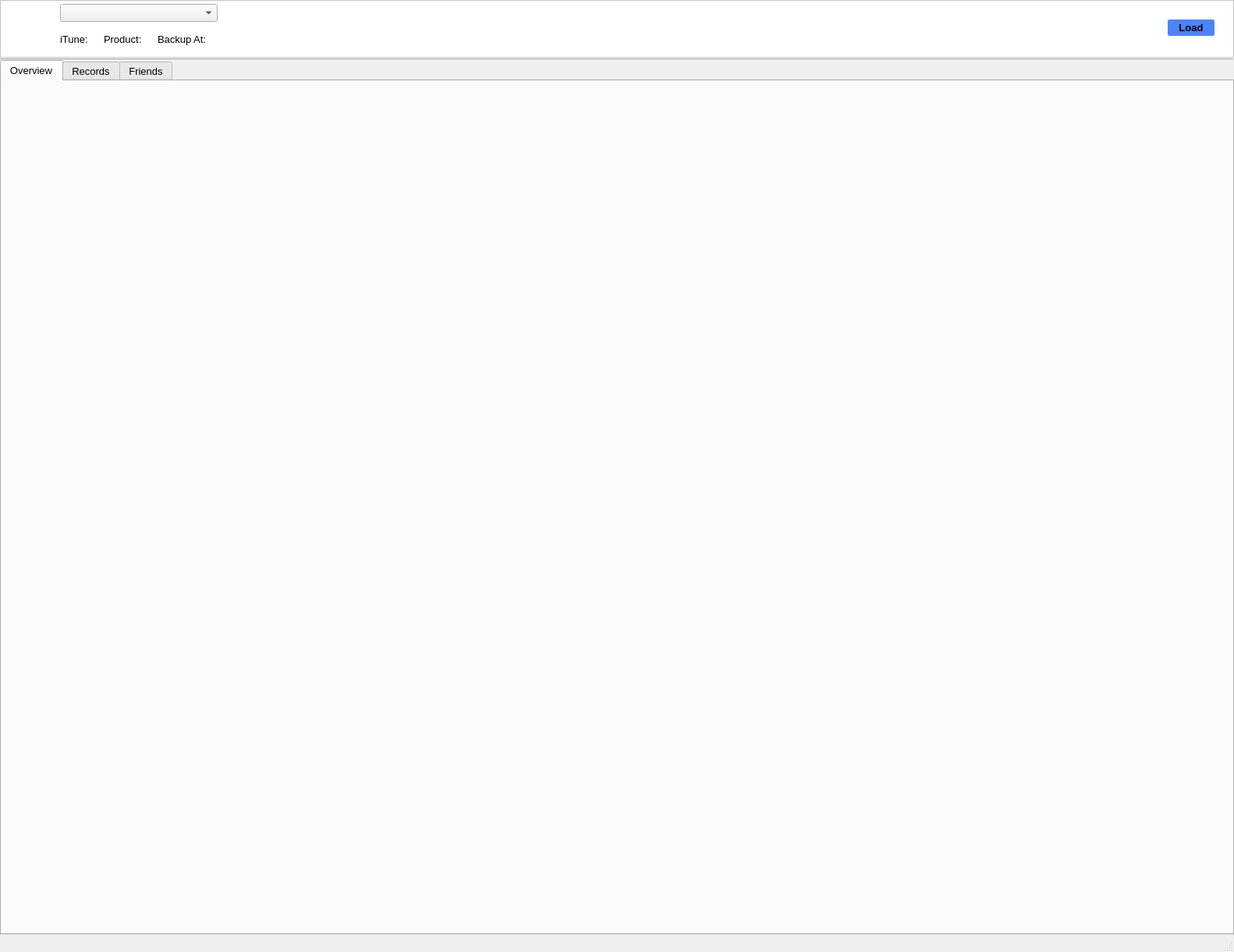
<?xml version="1.0" encoding="UTF-8"?>
<ui version="4.0">
 <class>WeChatViewerMainWindow</class>
 <widget class="QMainWindow" name="WeChatViewerMainWindow">
  <property name="geometry">
   <rect>
    <x>0</x>
    <y>0</y>
    <width>1582</width>
    <height>1221</height>
   </rect>
  </property>
  <property name="font">
   <font>
    <family>Segoe UI</family>
    <pointsize>10</pointsize>
   </font>
  </property>
  <property name="windowTitle">
   <string>IOS WeChat Backup Viewer</string>
  </property>
  <widget class="QWidget" name="centralwidget">
   <layout class="QVBoxLayout" name="verticalLayout">
    <property name="spacing">
     <number>0</number>
    </property>
    <property name="leftMargin">
     <number>0</number>
    </property>
    <property name="topMargin">
     <number>0</number>
    </property>
    <property name="rightMargin">
     <number>0</number>
    </property>
    <property name="bottomMargin">
     <number>0</number>
    </property>
    <item>
     <widget class="QFrame" name="frameTop">
      <property name="font">
       <font>
        <family>Segoe UI</family>
        <pointsize>10</pointsize>
       </font>
      </property>
      <property name="styleSheet">
       <string notr="true">QFrame {
	background-color: rgb(255, 255, 255);
}

#userHead {
padding: 4px;
min-width: 54px;
min-height: 54px;
max-width: 54px;
max-height: 54px;
}

#selectBKFileBtn {
min-width: 50px;
border: 1px solid transparent;
border-radius: 2px;
background-color: #4d83ff;
border-color: #4d83ff;
padding: 2px 4px;
}

#selectBKFileBtn:hover {
background-color: #2768ff;
border-color: #1a5fff;
color: #fff;
}</string>
      </property>
      <property name="frameShape">
       <enum>QFrame::StyledPanel</enum>
      </property>
      <property name="frameShadow">
       <enum>QFrame::Raised</enum>
      </property>
      <layout class="QHBoxLayout" name="horizontalLayout_4">
       <property name="leftMargin">
        <number>4</number>
       </property>
       <property name="topMargin">
        <number>4</number>
       </property>
       <property name="rightMargin">
        <number>4</number>
       </property>
       <property name="bottomMargin">
        <number>6</number>
       </property>
       <item>
        <widget class="QLabel" name="userHead">
         <property name="sizePolicy">
          <sizepolicy hsizetype="Fixed" vsizetype="Fixed">
           <horstretch>0</horstretch>
           <verstretch>0</verstretch>
          </sizepolicy>
         </property>
         <property name="font">
          <font>
           <family>Segoe UI</family>
           <pointsize>10</pointsize>
          </font>
         </property>
         <property name="autoFillBackground">
          <bool>false</bool>
         </property>
         <property name="styleSheet">
          <string notr="true"/>
         </property>
         <property name="frameShape">
          <enum>QFrame::NoFrame</enum>
         </property>
         <property name="text">
          <string/>
         </property>
         <property name="pixmap">
          <pixmap resource="resources.qrc">:/icon/icons/DefaultProfileHead@2x.png</pixmap>
         </property>
         <property name="scaledContents">
          <bool>true</bool>
         </property>
        </widget>
       </item>
       <item>
        <layout class="QGridLayout" name="gridLayout">
         <property name="leftMargin">
          <number>4</number>
         </property>
         <item row="1" column="3">
          <widget class="QLabel" name="productVersion">
           <property name="font">
            <font>
             <family>Segoe UI</family>
             <pointsize>10</pointsize>
            </font>
           </property>
           <property name="text">
            <string/>
           </property>
          </widget>
         </item>
         <item row="1" column="1">
          <widget class="QLabel" name="iTuneVersion">
           <property name="font">
            <font>
             <family>Segoe UI</family>
             <pointsize>10</pointsize>
            </font>
           </property>
           <property name="text">
            <string/>
           </property>
          </widget>
         </item>
         <item row="1" column="2">
          <widget class="QLabel" name="label_2">
           <property name="font">
            <font>
             <family>Segoe UI</family>
             <pointsize>10</pointsize>
            </font>
           </property>
           <property name="text">
            <string>Product:</string>
           </property>
          </widget>
         </item>
         <item row="1" column="4">
          <widget class="QLabel" name="label_3">
           <property name="font">
            <font>
             <family>Segoe UI</family>
             <pointsize>10</pointsize>
            </font>
           </property>
           <property name="text">
            <string>Backup At:</string>
           </property>
          </widget>
         </item>
         <item row="1" column="0">
          <widget class="QLabel" name="label_1">
           <property name="font">
            <font>
             <family>Segoe UI</family>
             <pointsize>10</pointsize>
            </font>
           </property>
           <property name="text">
            <string>iTune:</string>
           </property>
          </widget>
         </item>
         <item row="1" column="5">
          <widget class="QLabel" name="lastBackupDate">
           <property name="font">
            <font>
             <family>Segoe UI</family>
             <pointsize>10</pointsize>
            </font>
           </property>
           <property name="text">
            <string/>
           </property>
          </widget>
         </item>
         <item row="0" column="0" colspan="6">
          <widget class="QComboBox" name="userNameListCB">
           <property name="font">
            <font>
             <family>Segoe UI</family>
             <pointsize>10</pointsize>
            </font>
           </property>
          </widget>
         </item>
        </layout>
       </item>
       <item>
        <spacer name="horizontalSpacer">
         <property name="font">
          <font>
           <family>Segoe UI</family>
           <pointsize>10</pointsize>
          </font>
         </property>
         <property name="orientation">
          <enum>Qt::Horizontal</enum>
         </property>
         <property name="sizeType">
          <enum>QSizePolicy::Expanding</enum>
         </property>
         <property name="sizeHint" stdset="0">
          <size>
           <width>60</width>
           <height>20</height>
          </size>
         </property>
        </spacer>
       </item>
       <item>
        <widget class="QPushButton" name="selectBKFileBtn">
         <property name="sizePolicy">
          <sizepolicy hsizetype="Minimum" vsizetype="Fixed">
           <horstretch>0</horstretch>
           <verstretch>0</verstretch>
          </sizepolicy>
         </property>
         <property name="font">
          <font>
           <family>Segoe UI</family>
           <pointsize>10</pointsize>
           <weight>75</weight>
           <bold>true</bold>
          </font>
         </property>
         <property name="styleSheet">
          <string notr="true"/>
         </property>
         <property name="text">
          <string>Load</string>
         </property>
        </widget>
       </item>
       <item>
        <spacer name="horizontalSpacer_2">
         <property name="font">
          <font>
           <family>Segoe UI</family>
           <pointsize>10</pointsize>
          </font>
         </property>
         <property name="orientation">
          <enum>Qt::Horizontal</enum>
         </property>
         <property name="sizeType">
          <enum>QSizePolicy::Fixed</enum>
         </property>
         <property name="sizeHint" stdset="0">
          <size>
           <width>20</width>
           <height>20</height>
          </size>
         </property>
        </spacer>
       </item>
      </layout>
     </widget>
    </item>
    <item>
     <widget class="Line" name="line">
      <property name="font">
       <font>
        <family>Segoe UI</family>
        <pointsize>10</pointsize>
       </font>
      </property>
      <property name="frameShadow">
       <enum>QFrame::Raised</enum>
      </property>
      <property name="orientation">
       <enum>Qt::Horizontal</enum>
      </property>
     </widget>
    </item>
    <item>
     <widget class="QTabWidget" name="tabWidget">
      <property name="currentIndex">
       <number>0</number>
      </property>
      <widget class="QWidget" name="tabOverview">
       <attribute name="title">
        <string>Overview</string>
       </attribute>
       <layout class="QVBoxLayout" name="verticalLayout_11">
        <property name="leftMargin">
         <number>6</number>
        </property>
        <property name="topMargin">
         <number>6</number>
        </property>
        <property name="rightMargin">
         <number>6</number>
        </property>
        <property name="bottomMargin">
         <number>6</number>
        </property>
       </layout>
      </widget>
      <widget class="QWidget" name="tabRecords">
       <attribute name="title">
        <string>Records</string>
       </attribute>
       <layout class="QVBoxLayout" name="verticalLayout_2"/>
      </widget>
      <widget class="QWidget" name="tabFriends">
       <attribute name="title">
        <string>Friends</string>
       </attribute>
       <layout class="QVBoxLayout" name="verticalLayout_3"/>
      </widget>
     </widget>
    </item>
   </layout>
  </widget>
  <widget class="QMenuBar" name="menubar">
   <property name="geometry">
    <rect>
     <x>0</x>
     <y>0</y>
     <width>1582</width>
     <height>18</height>
    </rect>
   </property>
  </widget>
  <widget class="QStatusBar" name="statusbar"/>
 </widget>
 <resources>
  <include location="resources.qrc"/>
 </resources>
 <connections/>
</ui>
